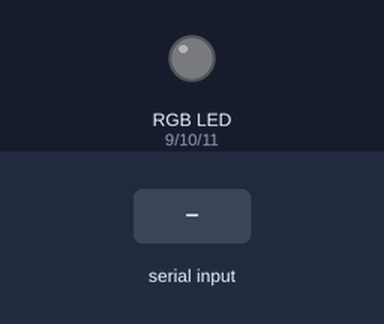
This sketch was run on a simulated Arduino Uno, built with avr-gcc and run on an emulated ATmega328P. Shown: an RGB LED mixed from three pins (HIGH = lit). The test bench sets the inputs (shaded band). Dim RGB values are drawn brighter than linear.

Above: at 1.2 s.
1.3 s: "P" received over Serial
At 2.06 s:
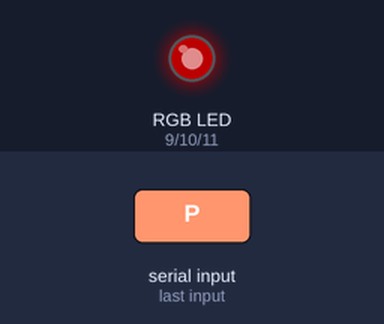
4.3 s: "G" received over Serial
At 7.1 s:
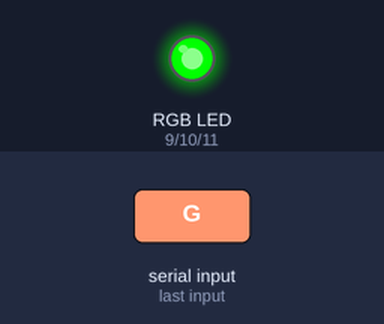
7.3 s: "B" received over Serial
At 8.3 s:
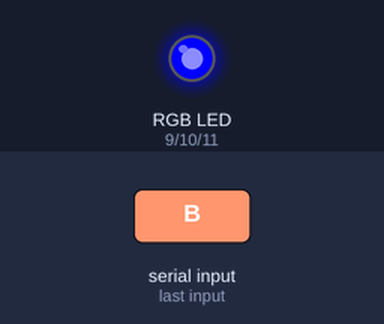
8.8 s: "P" received over Serial
At 9.56 s:
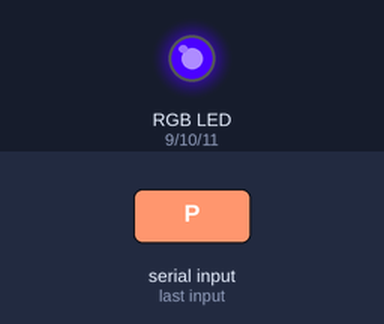
Timing chart, 0 to 12.8 s (numbered marks = the images above; inputs shaded):
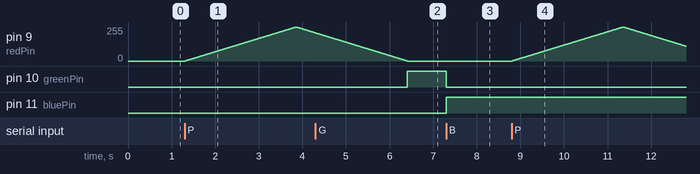

Measured:
- after the input at 1.3 s, pin 9 (redPin): rises from 0/255 to 255/255 in 2.5 s, then falls to 211/255 in 0.44 s
- after the input at 4.3 s, pin 10 (greenPin): LOW → HIGH after 2.1 s
- after the input at 7.3 s, pin 10 (greenPin): HIGH → LOW at once; pin 11 (bluePin): LOW → HIGH at once
- after the input at 8.8 s, pin 9 (redPin): rises from 0/255 to 255/255 in 2.5 s, then falls to 111/255 in 1.4 s

The sketch:

arduino.ino
```cpp
int redPin = 9;    // Pin connected to red light
int greenPin = 10;  // Pin connected to green light
int bluePin = 11;   // Pin connected to blue light

void setup() {
  Serial.begin(9600);
  pinMode(redPin, OUTPUT);    // Set the red pin as output
  pinMode(greenPin, OUTPUT);  // Set the green pin as output
  pinMode(bluePin, OUTPUT);   // Set the blue pin as output
}

void loop() {
  if (Serial.available() > 0) {
    char command = Serial.read();  // Read the incoming byte

    if (command == 'R') {           // Turn light red
      analogWrite(redPin, 255);     // Set red pin to full brightness
      analogWrite(greenPin, 0);     // Turn off green
      analogWrite(bluePin, 0);      // Turn off blue
    }
    else if (command == 'G') {      // Turn light green
      analogWrite(redPin, 0);       // Turn off red
      analogWrite(greenPin, 255);   // Set green to full brightness
      analogWrite(bluePin, 0);      // Turn off blue
    }
    else if (command == 'B') {      // Turn light blue
      analogWrite(redPin, 0);       // Turn off red
      analogWrite(greenPin, 0);     // Turn off green
      analogWrite(bluePin, 255);    // Set blue to full brightness
    }
    else if (command == 'P') {      // Change light pattern
      // Add different light patterns here
      for (int i = 0; i < 255; i++) {
        analogWrite(redPin, i);
        delay(10);
      }
      for (int i = 255; i > 0; i--) {
        analogWrite(redPin, i);
        delay(10);
      }
    }
  }
}
```
